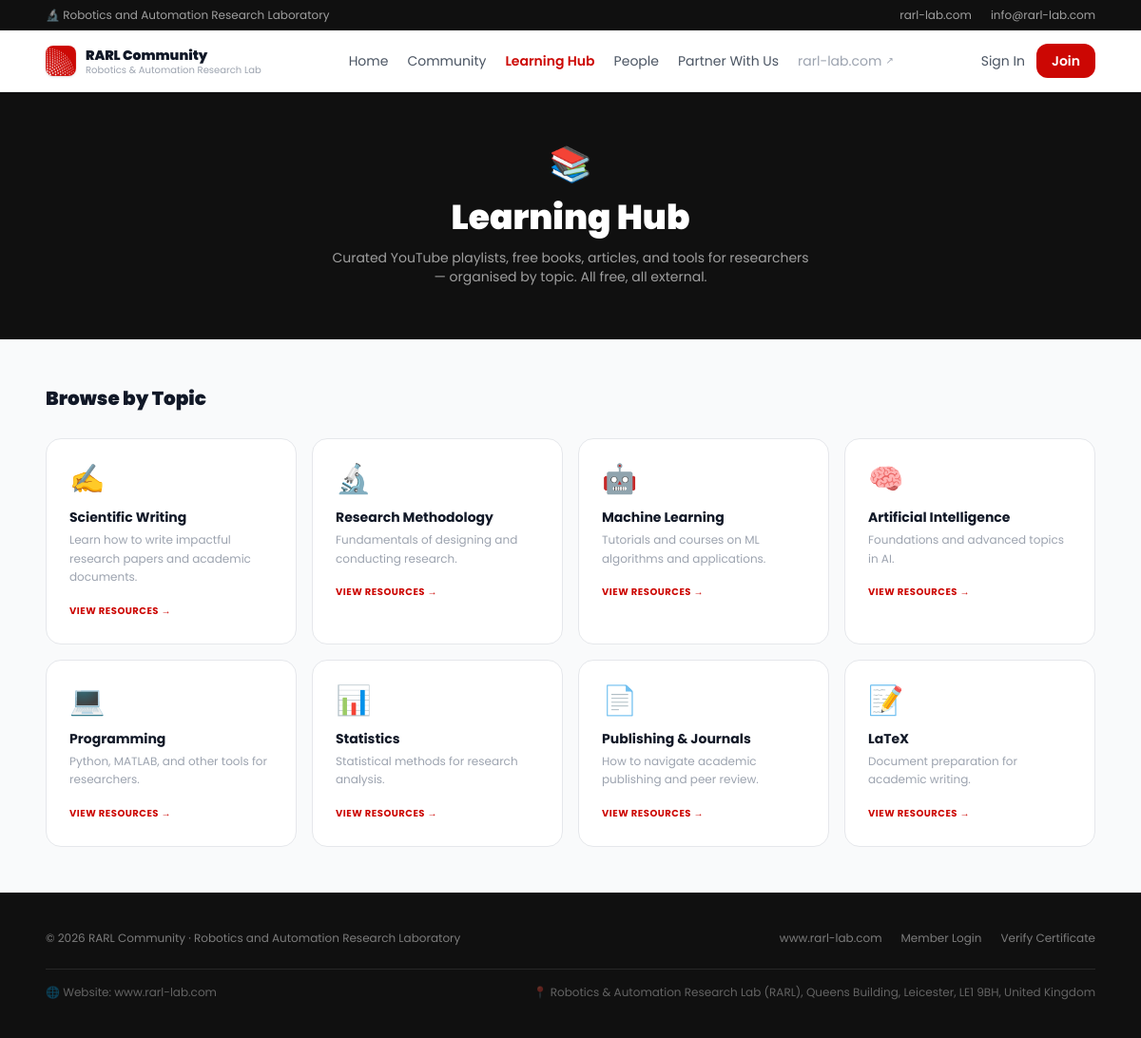
The app's page /resources.php with its own data.
### tables this page shows
CREATE TABLE IF NOT EXISTS `resource_categories` (
  `id`            INT(11)      NOT NULL AUTO_INCREMENT,
  `name`          VARCHAR(255) NOT NULL,
  `slug`          VARCHAR(255) NOT NULL,
  `icon_emoji`    VARCHAR(10)  DEFAULT '📚',
  `description`   TEXT         DEFAULT NULL,
  `display_order` INT(11)      NOT NULL DEFAULT 0,
  `is_published`  TINYINT(1)   NOT NULL DEFAULT 1,
  PRIMARY KEY (`id`),
  UNIQUE KEY `slug` (`slug`)
);

### brand.php (called while the page is built, shortened)
<?php
function brandTailwindColors(): array {
    return [
        'rarl-red'      => BRAND_RED,
        'rarl-dark'     => BRAND_RED_DARK,
        'rarl-blue'     => BRAND_BLUE,
        'rarl-blue-dark'=> BRAND_BLUE_DARK,
        'rarl-navy'     => BRAND_INK,
        'rarl-mid'      => BRAND_INK_SOFT,
    ];
}
function brandTailwindConfigJson(): string {
    return json_encode(brandTailwindColors(), JSON_UNESCAPED_SLASHES);
}

### resources.php (the view, shortened to what this page needs)
<?php
require_once __DIR__ . '/functions.php';
$pdo        = db();
$categories = $pdo->query("SELECT * FROM resource_categories WHERE is_published = 1 ORDER BY display_order")->fetchAll();
$activecat  = null;
echo htmlHead($activecat ? $activecat['name'] . ' Resources' : 'Learning Hub');
?>
<?= publicNav('resources') ?>
<section class="bg-rarl-navy text-white py-14 px-6 text-center">
  <div class="max-w-3xl mx-auto">
    <div class="text-4xl mb-4">📚</div>
    <h1 class="font-heading font-black text-3xl md:text-4xl mb-3">Learning Hub</h1>
    <p class="text-white/60 text-sm max-w-lg mx-auto">Curated YouTube playlists, free books, articles, and tools for researchers — organised by topic. All free, all external.</p>
  </div>
</section>
<div class="max-w-6xl mx-auto px-6 py-12">
  <?php if (!$activecat): ?>
  <h2 class="font-heading font-black text-xl text-gray-900 dark:text-white mb-7">Browse by Topic</h2>
  <div class="grid grid-cols-2 sm:grid-cols-3 lg:grid-cols-4 gap-4">
    <?php foreach ($categories as $cat):
    ?>
    <a href="resources.php?cat=<?= urlencode($cat['slug']) ?>"
      class="group block bg-white dark:bg-gray-900 border border-gray-200 dark:border-gray-700 rounded-2xl p-6 hover:-translate-y-1 hover:shadow-lg hover:border-rarl-red/40 transition-all">
      <div class="text-3xl mb-3"><?= $cat['icon_emoji'] ?></div>
      <h3 class="font-heading font-bold text-sm text-gray-900 dark:text-white mb-1"><?= htmlspecialchars($cat['name']) ?></h3>
      <p class="text-gray-400 text-xs leading-relaxed mb-3"><?= htmlspecialchars(mb_strimwidth($cat['description'] ?? '', 0, 70, '…')) ?></p>
      <span class="text-[10px] font-bold text-rarl-red uppercase tracking-wider">View Resources →</span>
    </a>
    <?php endforeach; ?>
  </div>
  <?php endif; ?>
</div>
<?= publicFooter() ?>
</body></html>

### functions.php (shortened to what this page needs)
<?php
function htmlHead(string $title, bool $isAdmin = false): string {
    $fullTitle  = htmlspecialchars($title) . ' — ' . SITE_NAME;
    $colorsJson = brandTailwindConfigJson();
    $fontUrl    = BRAND_FONT_GOOGLE_URL;
    return <<<HTML
<!DOCTYPE html>
<html lang="en" class="scroll-smooth">
<head>
  <meta charset="UTF-8"/>
  <meta name="viewport" content="width=device-width, initial-scale=1.0"/>
  <title>{$fullTitle}</title>
  <script src="https://cdn.tailwindcss.com"></script>
  <script>
    tailwind.config = {
      darkMode: 'class',
      theme: { extend: {
        colors: {$colorsJson},
        fontFamily: {
          sans:    ['Poppins','system-ui','sans-serif'],
          heading: ['Poppins','system-ui','sans-serif'],
        }
      }}
    }
  </script>
  <link rel="preconnect" href="https://fonts.googleapis.com"/>
  <link href="{$fontUrl}" rel="stylesheet"/>
  <style>
    body { font-family:'Poppins',system-ui,sans-serif; }
    h1,h2,h3,h4 { font-family:'Poppins',system-ui,sans-serif; }
    .reveal { opacity:0; transform:translateY(20px); transition:opacity .5s ease,transform .5s ease; }
    .reveal.visible { opacity:1; transform:none; }
    select { background-repeat:no-repeat; background-position:right 1rem center; padding-right:2.5rem!important; -webkit-appearance:none; }
    /* Markdown-rendered content (community posts/comments) */
    .md-content p { margin: 0 0 0.5em; }
    .md-content p:last-child { margin-bottom: 0; }
    .md-content ul, .md-content ol { margin: 0.25em 0 0.5em; padding-left: 1.25em; }
    .md-content ul { list-style: disc; }
    .md-content ol { list-style: decimal; }
    .md-content code { padding: 0.1em 0.35em; border-radius: 0.25em; font-size: 0.85em; font-family: ui-monospace, monospace; background: rgba(127,127,127,.15); }
    .md-content a { text-decoration: underline; color: #CC0703; }
    .md-content strong { font-weight: 700; }
    .md-content blockquote { border-left: 3px solid #CC0703; padding-left: 0.75em; color: inherit; opacity: .8; margin: 0.5em 0; }
  </style>
</head>
<body class="bg-gray-50 text-gray-900 dark:bg-gray-950 dark:text-gray-100 min-h-screen">
HTML;
}
function publicNav(string $active = ''): string {
    $links = [
        'home'      => ['/', 'Home'],
        'community' => ['community.php', 'Community'],
        'resources' => ['resources.php', 'Learning Hub'],
        'people'    => ['people.php', 'People'],
        'partners'  => ['partners.php', 'Partner With Us'],
    ];
    $nav = ''; $mobileNav = '';
    foreach ($links as $key => [$href, $label]) {
        $cls = $key === $active
            ? 'text-rarl-red font-semibold'
            : 'text-gray-600 dark:text-gray-300 hover:text-rarl-red transition-colors';
        $nav .= '<a href="' . $href . '" class="text-sm ' . $cls . '">' . $label . '</a>';
        $mobileNav .= '<a href="' . $href . '" class="block px-4 py-3 text-sm border-b border-gray-100 dark:border-gray-800 ' . $cls . '">' . $label . '</a>';
    }
    $nav .= '<a href="' . MAIN_SITE_URL . '" target="_blank" rel="noopener" class="text-sm text-gray-400 hover:text-rarl-red transition-colors inline-flex items-center gap-1">rarl-lab.com <span class="text-[10px]">↗</span></a>';
    $mobileNav .= '<a href="' . MAIN_SITE_URL . '" target="_blank" rel="noopener" class="block px-4 py-3 text-sm text-gray-400 hover:text-rarl-red transition-colors">rarl-lab.com ↗</a>';
    $memberLinks = isset($_SESSION['member_id'])
        ? '<a href="dashboard.php" class="text-sm font-semibold text-white bg-rarl-red hover:bg-rarl-dark px-4 py-2 rounded-xl transition-colors">My Dashboard</a>'
        : '<a href="login.php" class="text-sm text-gray-600 hover:text-rarl-red transition-colors hidden sm:inline">Sign In</a>
           <a href="register.php" class="text-sm font-semibold text-white bg-rarl-red hover:bg-rarl-dark px-3 sm:px-4 py-2 rounded-xl transition-colors">Join</a>';
    $mobileMemberLinks = isset($_SESSION['member_id'])
        ? '<a href="dashboard.php" class="block px-4 py-3 text-sm font-semibold text-rarl-red">My Dashboard</a>'
        : '<a href="login.php" class="block px-4 py-3 text-sm text-gray-600 dark:text-gray-300 border-b border-gray-100 dark:border-gray-800">Sign In</a>';
    $mark = BRAND_MARK_PATH;
    $tagline = SITE_TAGLINE;
    $mainUrl = MAIN_SITE_URL;
    $replyTo = MAIL_REPLY_TO;
    return <<<HTML
<div class="bg-rarl-navy text-white/60 text-xs py-2 hidden sm:block">
  <div class="max-w-6xl mx-auto px-6 flex justify-between items-center">
    <span>🔬 {$tagline}</span>
    <div class="flex gap-5">
      <a href="{$mainUrl}" class="hover:text-white transition-colors">rarl-lab.com</a>
      <a href="mailto:{$replyTo}" class="hover:text-white transition-colors">{$replyTo}</a>
    </div>
  </div>
</div>
<header class="sticky top-0 z-50 bg-white/95 dark:bg-gray-900/95 backdrop-blur-md border-b border-gray-200 dark:border-gray-800 shadow-sm">
  <div class="max-w-6xl mx-auto px-4 sm:px-6 h-16 flex items-center justify-between gap-3 sm:gap-6">
    <a href="index.php" class="flex items-center gap-2.5 flex-shrink-0 min-w-0">
      <img src="{$mark}" alt="RARL" class="w-8 h-8 rounded-lg object-contain shadow flex-shrink-0"/>
      <div class="leading-tight hidden sm:block min-w-0">
        <div class="font-heading font-black text-sm text-gray-900 dark:text-white truncate">RARL Community</div>
        <div class="text-[10px] text-gray-400 truncate">Robotics &amp; Automation Research Lab</div>
      </div>
    </a>
    <nav class="hidden md:flex items-center gap-5">{$nav}</nav>
    <div class="flex items-center gap-2 sm:gap-3 flex-shrink-0">
      {$memberLinks}
      <button type="button" onclick="document.getElementById('mobile-nav-panel').classList.toggle('hidden')" class="md:hidden w-9 h-9 flex items-center justify-center rounded-lg text-gray-600 dark:text-gray-300 hover:bg-gray-100 dark:hover:bg-gray-800 transition-colors flex-shrink-0" aria-label="Menu">
        <svg width="20" height="20" viewBox="0 0 24 24" fill="none" stroke="currentColor" stroke-width="2" stroke-linecap="round"><line x1="3" y1="6" x2="21" y2="6"/><line x1="3" y1="12" x2="21" y2="12"/><line x1="3" y1="18" x2="21" y2="18"/></svg>
      </button>
    </div>
  </div>
  <div id="mobile-nav-panel" class="hidden md:hidden bg-white dark:bg-gray-900 border-t border-gray-200 dark:border-gray-800 shadow-lg">
    {$mobileNav}
    {$mobileMemberLinks}
  </div>
</header>
HTML;
}
function publicFooter(): string {
    $year    = date('Y');
    $siteName = SITE_NAME;
    $tagline  = SITE_TAGLINE;
    $mainUrl  = MAIN_SITE_URL;
    return <<<HTML
<footer class="bg-rarl-navy text-white/45 py-10 mt-auto">
  <div class="max-w-6xl mx-auto px-6 flex flex-col gap-6 text-xs">
    <div class="flex flex-col sm:flex-row justify-between items-center gap-4">
      <span>&copy; {$year} {$siteName} &middot; {$tagline}</span>
      <div class="flex gap-5">
        <a href="{$mainUrl}" class="hover:text-white transition-colors">www.rarl-lab.com</a>
        <a href="login.php" class="hover:text-white transition-colors">Member Login</a>
        <a href="verify.php" class="hover:text-white transition-colors">Verify Certificate</a>
      </div>
    </div>
    <div class="flex flex-col sm:flex-row justify-between items-center gap-2 pt-4 border-t border-white/10 text-white/35">
      <span>🌐 Website: <a href="{$mainUrl}" class="hover:text-white transition-colors">www.rarl-lab.com</a></span>
      <span>📍 Robotics &amp; Automation Research Lab (RARL), Queens Building, Leicester, LE1 9BH, United Kingdom</span>
    </div>
  </div>
</footer>
HTML;
}

### functions.php (style rules this page uses)
body { font-family:'Poppins',system-ui,sans-serif; }
h1,h2,h3,h4 { font-family:'Poppins',system-ui,sans-serif; }

### records on screen
resource_categories: icon_emoji "✍️", name "Scientific Writing", description "Learn how to write impactful research papers and academic documents."
resource_categories: icon_emoji "🔬", name "Research Methodology", description "Fundamentals of designing and conducting research."
resource_categories: icon_emoji "🤖", name "Machine Learning", description "Tutorials and courses on ML algorithms and applications."
resource_categories: icon_emoji "🧠", name "Artificial Intelligence", description "Foundations and advanced topics in AI."
resource_categories: icon_emoji "💻", name "Programming", description "Python, MATLAB, and other tools for researchers."
resource_categories: icon_emoji "📊", name "Statistics", description "Statistical methods for research analysis."
resource_categories: icon_emoji "📄", name "Publishing & Journals", description "How to navigate academic publishing and peer review."
resource_categories: icon_emoji "📝", name "LaTeX", description "Document preparation for academic writing."

### other values on screen
$tagline "Robotics and Automation Research Laboratory"
$replyTo "info@rarl-lab.com"
$label "Home Community Learning Hub People Partner With Us"
$siteName "RARL Community"
